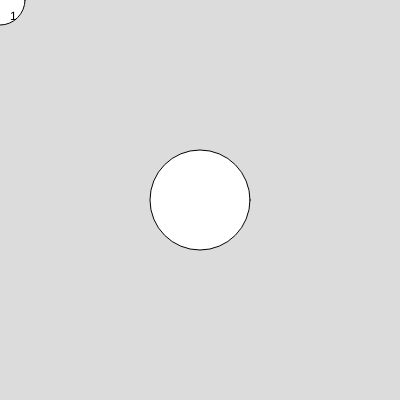
Frame 1 (no input)
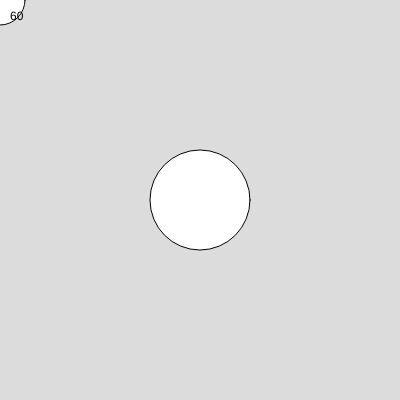
Frame 60 (no input)
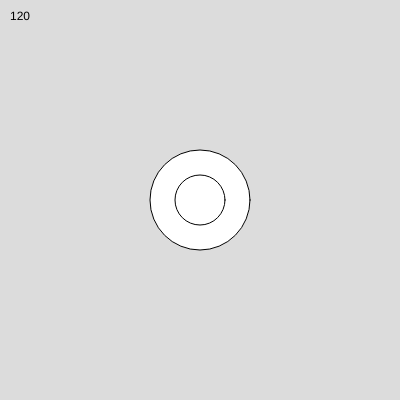
Frame 120 (the mouse pressed at the canvas centre since frame 60)

The p5.js sketch that drew these frames (run headless with seeded random() and noise() and a simulated clock; from frame 60 on, the mouse is pressed at the canvas centre):

// p5.js sketch
// ── sketch.js
function setup() {
  createCanvas(400, 400);
}

function draw() {
  background(220);

  // environment variables
  circle(width / 2, height / 2, 100);
  circle(mouseX, mouseY, 50);

  text(frameCount, 10, 20);
}
